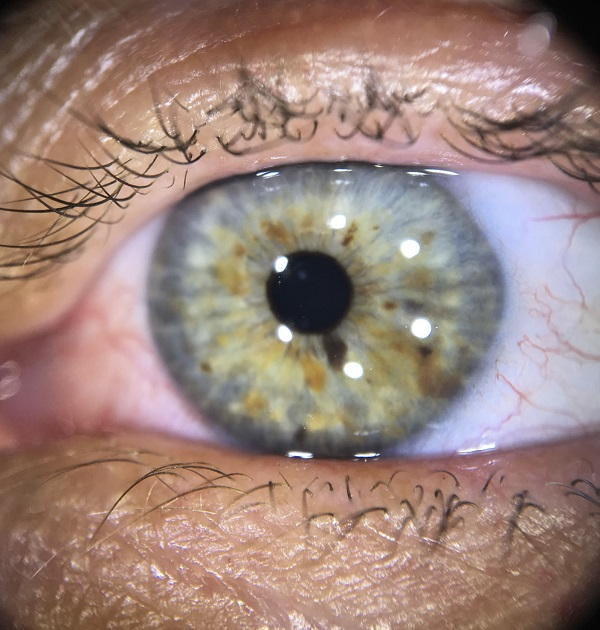
#> input picture Lisch nodules (Equipo 4).jpeg, 600 x 630 px, given in place of kodim23.png, which was not available
$ python 'Ejemplo 2.py'   (older library calls are emulated)
#> lines starting #> are read from the running program, lines starting #| are printed output that depends on the picture; pictures that were not available may be replaced by others from this repository, and a replacement may not be noted
import numpy as np
import cv2
import matplotlib.pyplot as plt

# Leemos la imagen y la convertimos a escala de grises
img_color = cv2.imread("kodim23.png")
#> img_color is the input picture: shape (630, 600, 3); mean B, G, R 122.4, 130.9, 155.9
img_gray = cv2.cvtColor(img_color, cv2.COLOR_BGR2GRAY)
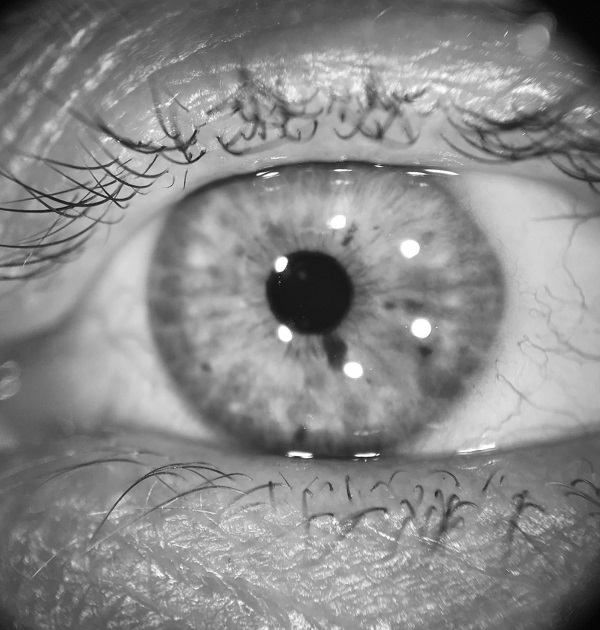
#> img_gray: shape (630, 600); min 3, max 255, mean 137.4
# Preparamos una versión normalizada para el cálculo de entropía
b = img_gray.astype(np.float32) / 255.0

# Parámetros del algoritmo
Num_iteraciones = int(input('Ingrese el número de iteraciones: '))
#> the answer given: 3
Num_Generaciones = int(input('Ingrese el número de generaciones por iteración: '))
#> the answer given: 3
Num_pob = int(input('Ingrese el tamaño de la población: '))
#> the answer given: 3

# PSO hiperparámetros
c1 = 3.0
c2 = 3.0
w = 0.6

# Sólo una variable: clipLimit
Num_var = 1
Limite_Inferior = np.array([1.0], dtype=np.float32)
Limite_Superior = np.array([40.0], dtype=np.float32)

# Para guardar resultados
Resultados_Generales = np.zeros(Num_iteraciones)
Mejor_Individuo_Iteracion = np.zeros((Num_iteraciones, Num_var))

def calcular_entropia(img):
    grad_x = cv2.Sobel(img, cv2.CV_64F, 1, 0, ksize=3)
    grad_y = cv2.Sobel(img, cv2.CV_64F, 0, 1, ksize=3)
    grad_mag = np.sqrt(grad_x**2 + grad_y**2)
    grad_mag /= grad_mag.max()  # normalizamos a [0,1]

    hist_counts, _ = np.histogram(grad_mag.flatten(), bins=256, range=(0,1))
    p = hist_counts / hist_counts.sum()
    p = p[p>0]
    return -np.sum(p * np.log2(p))

# Convertimos la imagen gris a uint8 para usar CLAHE
gray_uint8 = img_gray.copy()

for it in range(Num_iteraciones):
    # Inicializamos posiciones y velocidades
    x = np.random.uniform(Limite_Inferior, Limite_Superior, (Num_pob, Num_var))
    v = np.random.uniform(-(Limite_Superior-Limite_Inferior),
                          (Limite_Superior-Limite_Inferior),
                          (Num_pob, Num_var))
    # Topología en anillo
    nbh = [[i, (i-1)%Num_pob, (i+1)%Num_pob] for i in range(Num_pob)]

    x_p_best = x.copy()
    best_apt = np.full(Num_pob, np.inf)

    for gen in range(Num_Generaciones):
        aptitud = np.zeros(Num_pob)

        # Evaluamos cada partícula
        for i in range(Num_pob):
            clip = x[i,0]
            # Creamos y aplicamos CLAHE
            clahe = cv2.createCLAHE(clipLimit=clip, tileGridSize=(8,8))
            img_clahe = clahe.apply(gray_uint8)
            # Normalizamos a [0,1] para el cálculo de entropía
            img_norm = img_clahe.astype(np.float32) / 255.0

            aptitud[i] = -calcular_entropia(img_norm)

        # Actualizamos mejores personales
        mejor_mask = aptitud < best_apt
        x_p_best[mejor_mask] = x[mejor_mask]
        best_apt[mejor_mask] = aptitud[mejor_mask]

        # Actualizamos velocidades y posiciones
        for i in range(Num_pob):
            vecinos = nbh[i]
            apt_vec = [aptitud[vx] for vx in vecinos]
            mejor_vecino = vecinos[np.argmin(apt_vec)]
            x_g_best = x[mejor_vecino]

            r1, r2 = np.random.rand(2)
            v[i] = (w * v[i]
                    + c1 * r1 * (x_p_best[i] - x[i])
                    + c2 * r2 * (x_g_best   - x[i]))
            x[i] += v[i]

            # Aplicamos límites
            for j in range(Num_var):
                if x[i,j] < Limite_Inferior[j] or x[i,j] > Limite_Superior[j]:
                    x[i,j] = np.random.uniform(Limite_Inferior[j], Limite_Superior[j])
                    v[i,j] = np.random.uniform(-(Limite_Superior[j]-Limite_Inferior[j]),
                                              (Limite_Superior[j]-Limite_Inferior[j]))

    # Guardamos el mejor de la iteración
    idx = np.argmin(best_apt)
    Mejor_Individuo_Iteracion[it] = x_p_best[idx]
    Resultados_Generales[it] = best_apt[idx]
    print(f"Iteración {it+1}: Mejor clipLimit = {x_p_best[idx,0]:.4f}, Costo = {best_apt[idx]:.4f}")
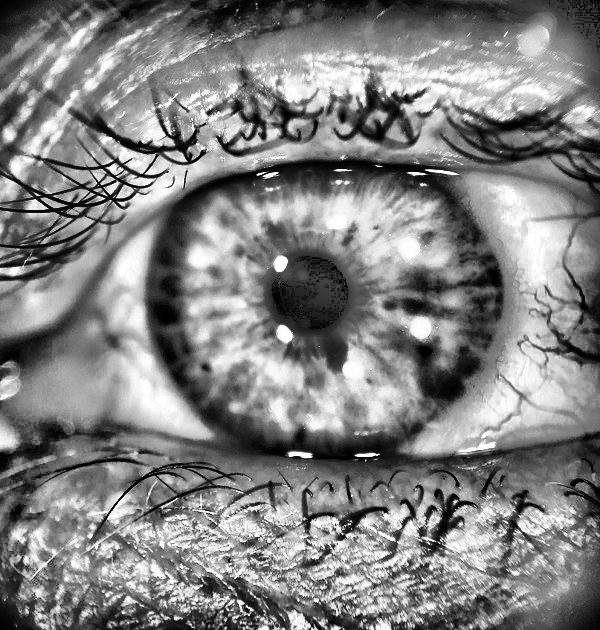
#> img_norm: shape (630, 600) float32; min 0, max 1, mean 0.508
#> after the loop, Mejor_Individuo_Iteracion = [38.58, 37.83, 35.34]; Resultados_Generales = [-6.08, -6.08, -6.08]

# Estadísticas finales
mejor = Resultados_Generales.min()
#> mejor = -6.08
media = Resultados_Generales.mean()
#> media = -6.08
peor = Resultados_Generales.max()
#> peor = -6.08
std = Resultados_Generales.std()
#> std = 8e-05
print("\n=== Resultados Finales ===")
print(f"Mejor: {mejor:.4f}   Media: {media:.4f}   Peor: {peor:.4f}   Desv.: {std:.4f}")
#| Mejor: -6.0827   Media: -6.0827   Peor: -6.0826   Desv.: 0.0001

# Aplicación con la mejor solución
best_idx = np.argmin(Resultados_Generales)
#> best_idx = 0
best_clip = Mejor_Individuo_Iteracion[best_idx,0]
#> best_clip = 38.58

clahe_best = cv2.createCLAHE(clipLimit=best_clip, tileGridSize=(8,8))
img_best = clahe_best.apply(gray_uint8)

# Entropías
ent_orig = calcular_entropia(b)
#> in calcular_entropia (call 28), `grad_x = cv2.Sobel(img, cv2.CV_64F, 1, 0, ksize=3)`:
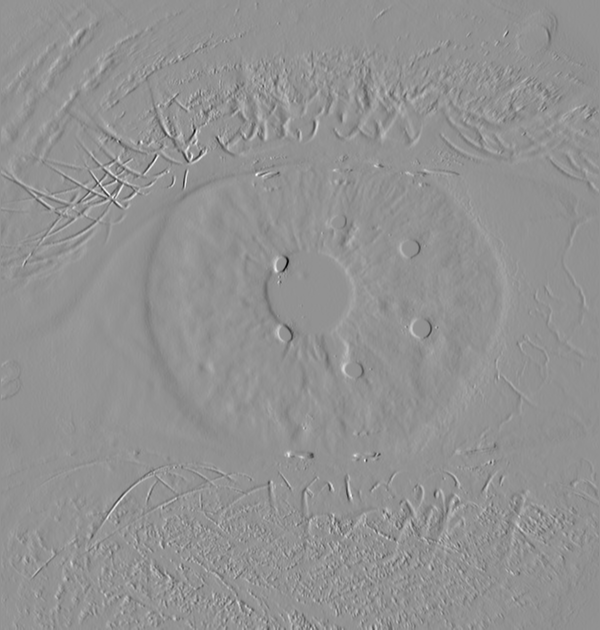
#> grad_x: shape (630, 600) float64; min -3, max 2.23, mean -8.87e-05; drawn with min black and max white
#> in calcular_entropia (call 28), `grad_mag = np.sqrt(grad_x**2 + grad_y**2)`:
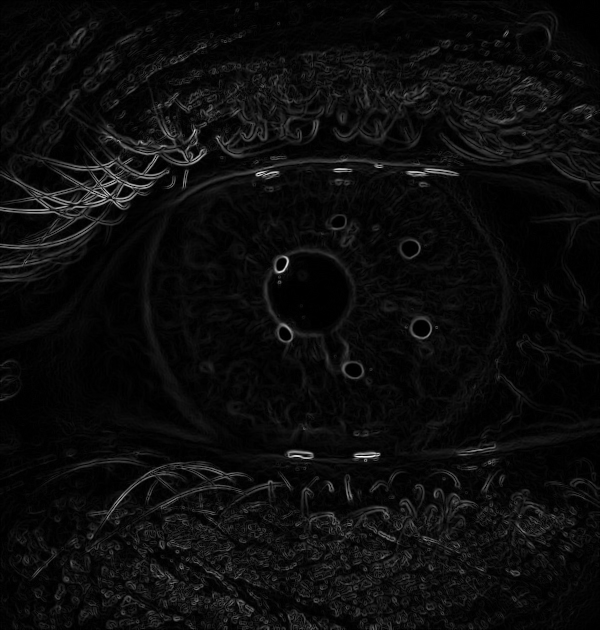
#> grad_mag: shape (630, 600) float64; min 0, max 3.64, mean 0.18; drawn with min black and max white
#> in calcular_entropia (call 28), `hist_counts, _ = np.histogram(grad_mag.flatten(), bins=256, range=(0,1))`: hist_counts = 256 values, max 31958 at index 1, min 0 at index 207, mean 1476.6
#> in calcular_entropia (call 28), `p = hist_counts / hist_counts.sum()`: p = 256 values, max 0.0845 at index 1, min 0 at index 207, mean 0.00391
#> in calcular_entropia (call 28), `p = p[p>0]`: p = 233 values, max 0.0845 at index 1, min 2.65e-06 at index 181, mean 0.00429
#> ent_orig = 5.03
ent_mejor = calcular_entropia(img_best.astype(np.float32)/255.0)
#> in calcular_entropia (call 29), `grad_x = cv2.Sobel(img, cv2.CV_64F, 1, 0, ksize=3)`:
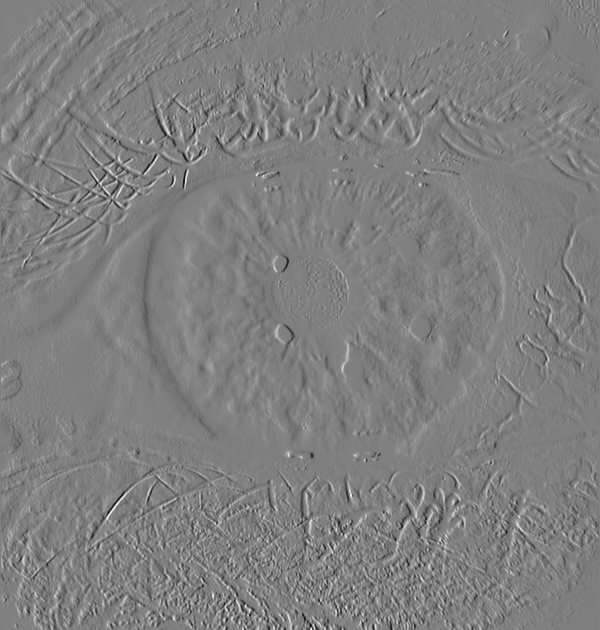
#> grad_x: shape (630, 600) float64; min -3.81, max 3.8, mean -0.00173; drawn with min black and max white
#> in calcular_entropia (call 29), `grad_y = cv2.Sobel(img, cv2.CV_64F, 0, 1, ksize=3)`:
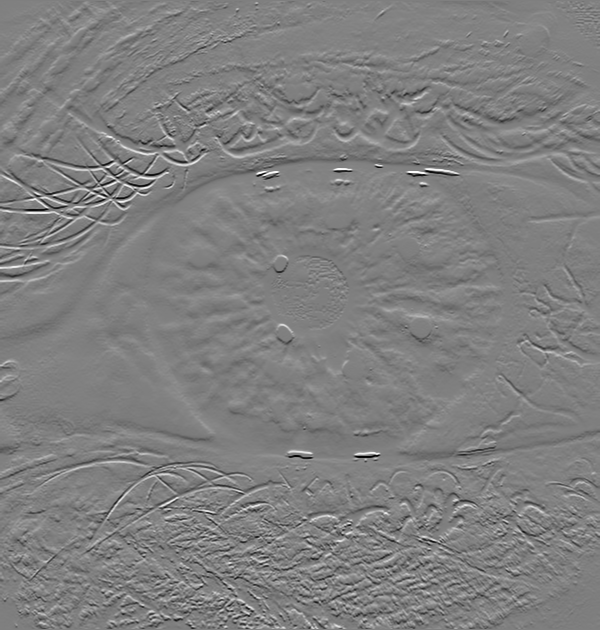
#> grad_y: shape (630, 600) float64; min -4, max 3.98, mean 0.00205; drawn with min black and max white
#> in calcular_entropia (call 29), `grad_mag = np.sqrt(grad_x**2 + grad_y**2)`:
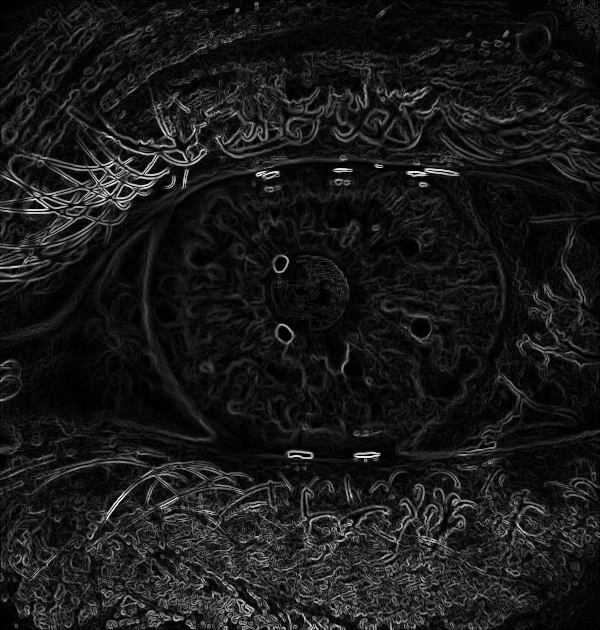
#> grad_mag: shape (630, 600) float64; min 0, max 4.3, mean 0.436; drawn with min black and max white
#> in calcular_entropia (call 29), `hist_counts, _ = np.histogram(grad_mag.flatten(), bins=256, range=(0,1))`: hist_counts = 256 values, max 14976 at index 6, min 0 at index 251, mean 1476.6
#> in calcular_entropia (call 29), `p = hist_counts / hist_counts.sum()`: p = 256 values, max 0.0396 at index 6, min 0 at index 251, mean 0.00391
#> in calcular_entropia (call 29), `p = p[p>0]`: p = 254 values, max 0.0396 at index 6, min 2.65e-06 at index 245, mean 0.00394
#> ent_mejor = 6.08
print(f"\nEntropía Original: {ent_orig:.4f}")
#| Entropía Original: 5.0277
print(f"Entropía Mejorada: {ent_mejor:.4f}")
#| Entropía Mejorada: 6.0827

# Mostrar comparación
plt.figure(figsize=(10,5))
plt.subplot(1,2,1)
plt.imshow(gray_uint8, cmap='gray')
plt.title('Original (Grayscale)')
plt.axis('off')
plt.subplot(1,2,2)
plt.imshow(img_best, cmap='gray')
plt.title(f'CLAHE (clipLimit={best_clip:.2f})')
plt.axis('off')
plt.show()
